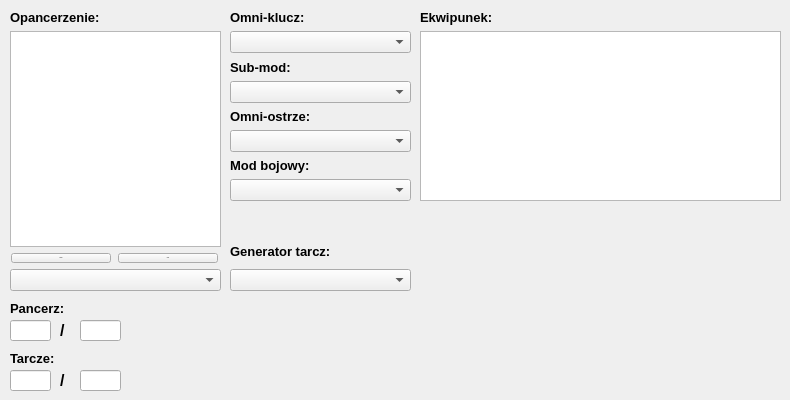
    <widget class="QWidget" name="tab_2">
     <attribute name="title">
      <string>Dodatkowe</string>
     </attribute>
     <widget class="QWidget" name="layoutWidget_4">
      <property name="geometry">
       <rect>
        <x>10</x>
        <y>10</y>
        <width>211</width>
        <height>281</height>
       </rect>
      </property>
      <layout class="QVBoxLayout" name="verticalLayout_5">
       <item>
        <widget class="QLabel" name="label_13">
         <property name="font">
          <font>
           <pointsize>10</pointsize>
           <weight>75</weight>
           <bold>true</bold>
          </font>
         </property>
         <property name="text">
          <string>Opancerzenie:</string>
         </property>
        </widget>
       </item>
       <item>
        <layout class="QVBoxLayout" name="verticalLayout_7">
         <item>
          <layout class="QVBoxLayout" name="verticalLayout_8">
           <item>
            <widget class="QListWidget" name="listWidget_armor">
             <property name="minimumSize">
              <size>
               <width>200</width>
               <height>0</height>
              </size>
             </property>
             <property name="toolTipDuration">
              <number>1</number>
             </property>
            </widget>
           </item>
           <item>
            <layout class="QHBoxLayout" name="horizontalLayout_8">
             <item>
              <widget class="QPushButton" name="pushButton_AddArmor">
               <property name="maximumSize">
                <size>
                 <width>100</width>
                 <height>16777215</height>
                </size>
               </property>
               <property name="font">
                <font>
                 <pointsize>-1</pointsize>
                </font>
               </property>
               <property name="text">
                <string>Dodaj</string>
               </property>
              </widget>
             </item>
             <item>
              <widget class="QPushButton" name="pushButton_RemoveArmor">
               <property name="maximumSize">
                <size>
                 <width>100</width>
                 <height>16777215</height>
                </size>
               </property>
               <property name="font">
                <font>
                 <pointsize>-1</pointsize>
                </font>
               </property>
               <property name="text">
                <string>Usuń</string>
               </property>
              </widget>
             </item>
            </layout>
           </item>
          </layout>
         </item>
         <item>
          <layout class="QHBoxLayout" name="horizontalLayout_9">
           <item>
            <widget class="QComboBox" name="comboBox_armor">
             <property name="maximumSize">
              <size>
               <width>16777215</width>
               <height>22</height>
              </size>
             </property>
             <property name="font">
              <font>
               <pointsize>10</pointsize>
              </font>
             </property>
             <property name="frame">
              <bool>true</bool>
             </property>
            </widget>
           </item>
          </layout>
         </item>
        </layout>
       </item>
      </layout>
     </widget>
     <widget class="QLineEdit" name="lineEdit_p1">
      <property name="geometry">
       <rect>
        <x>10</x>
        <y>320</y>
        <width>41</width>
        <height>21</height>
       </rect>
      </property>
     </widget>
     <widget class="QLabel" name="label_14">
      <property name="geometry">
       <rect>
        <x>10</x>
        <y>300</y>
        <width>209</width>
        <height>16</height>
       </rect>
      </property>
      <property name="font">
       <font>
        <pointsize>10</pointsize>
        <weight>75</weight>
        <bold>true</bold>
       </font>
      </property>
      <property name="text">
       <string>Pancerz:</string>
      </property>
     </widget>
     <widget class="QLabel" name="label_15">
      <property name="geometry">
       <rect>
        <x>10</x>
        <y>350</y>
        <width>209</width>
        <height>16</height>
       </rect>
      </property>
      <property name="font">
       <font>
        <pointsize>10</pointsize>
        <weight>75</weight>
        <bold>true</bold>
       </font>
      </property>
      <property name="text">
       <string>Tarcze:</string>
      </property>
     </widget>
     <widget class="QLabel" name="label_16">
      <property name="geometry">
       <rect>
        <x>60</x>
        <y>320</y>
        <width>16</width>
        <height>21</height>
       </rect>
      </property>
      <property name="font">
       <font>
        <pointsize>12</pointsize>
        <weight>75</weight>
        <bold>true</bold>
       </font>
      </property>
      <property name="text">
       <string>/</string>
      </property>
     </widget>
     <widget class="QLineEdit" name="lineEdit_p2">
      <property name="geometry">
       <rect>
        <x>80</x>
        <y>320</y>
        <width>41</width>
        <height>21</height>
       </rect>
      </property>
      <property name="styleSheet">
       <string notr="true">color: #ffa02f;
font: 75 10pt &quot;MS Shell Dlg 2&quot;;
</string>
      </property>
     </widget>
     <widget class="QLabel" name="label_17">
      <property name="geometry">
       <rect>
        <x>60</x>
        <y>370</y>
        <width>16</width>
        <height>21</height>
       </rect>
      </property>
      <property name="font">
       <font>
        <pointsize>12</pointsize>
        <weight>75</weight>
        <bold>true</bold>
       </font>
      </property>
      <property name="text">
       <string>/</string>
      </property>
     </widget>
     <widget class="QLineEdit" name="lineEdit_t2">
      <property name="geometry">
       <rect>
        <x>80</x>
        <y>370</y>
        <width>41</width>
        <height>21</height>
       </rect>
      </property>
      <property name="font">
       <font>
        <family>MS Shell Dlg 2</family>
        <pointsize>10</pointsize>
        <weight>9</weight>
        <italic>false</italic>
        <bold>false</bold>
       </font>
      </property>
      <property name="styleSheet">
       <string notr="true">color: rgb(17, 184, 255);
font: 75 10pt &quot;MS Shell Dlg 2&quot;;</string>
      </property>
     </widget>
     <widget class="QLineEdit" name="lineEdit_t1">
      <property name="geometry">
       <rect>
        <x>10</x>
        <y>370</y>
        <width>41</width>
        <height>21</height>
       </rect>
      </property>
     </widget>
     <widget class="QWidget" name="layoutWidget">
      <property name="geometry">
       <rect>
        <x>230</x>
        <y>10</y>
        <width>181</width>
        <height>191</height>
       </rect>
      </property>
      <layout class="QVBoxLayout" name="verticalLayout_9">
       <item>
        <widget class="QLabel" name="label_18">
         <property name="font">
          <font>
           <pointsize>10</pointsize>
           <weight>75</weight>
           <bold>true</bold>
          </font>
         </property>
         <property name="text">
          <string>Omni-klucz:</string>
         </property>
        </widget>
       </item>
       <item>
        <widget class="QComboBox" name="comboBox_omni">
         <property name="maximumSize">
          <size>
           <width>16777215</width>
           <height>22</height>
          </size>
         </property>
         <property name="font">
          <font>
           <pointsize>10</pointsize>
          </font>
         </property>
         <property name="frame">
          <bool>true</bool>
         </property>
        </widget>
       </item>
       <item>
        <widget class="QLabel" name="label_19">
         <property name="font">
          <font>
           <pointsize>10</pointsize>
           <weight>75</weight>
           <bold>true</bold>
          </font>
         </property>
         <property name="text">
          <string>Sub-mod:</string>
         </property>
        </widget>
       </item>
       <item>
        <widget class="QComboBox" name="comboBox_omni_mods">
         <property name="maximumSize">
          <size>
           <width>16777215</width>
           <height>22</height>
          </size>
         </property>
         <property name="font">
          <font>
           <pointsize>10</pointsize>
          </font>
         </property>
         <property name="frame">
          <bool>true</bool>
         </property>
        </widget>
       </item>
       <item>
        <widget class="QLabel" name="label_20">
         <property name="font">
          <font>
           <pointsize>10</pointsize>
           <weight>75</weight>
           <bold>true</bold>
          </font>
         </property>
         <property name="text">
          <string>Omni-ostrze:</string>
         </property>
        </widget>
       </item>
       <item>
        <widget class="QComboBox" name="comboBox_omniblade">
         <property name="maximumSize">
          <size>
           <width>16777215</width>
           <height>22</height>
          </size>
         </property>
         <property name="font">
          <font>
           <pointsize>10</pointsize>
          </font>
         </property>
         <property name="frame">
          <bool>true</bool>
         </property>
        </widget>
       </item>
       <item>
        <widget class="QLabel" name="label_21">
         <property name="font">
          <font>
           <pointsize>10</pointsize>
           <weight>75</weight>
           <bold>true</bold>
          </font>
         </property>
         <property name="text">
          <string>Mod bojowy:</string>
         </property>
        </widget>
       </item>
       <item>
        <widget class="QComboBox" name="comboBox_omniblade_mods">
         <property name="maximumSize">
          <size>
           <width>16777215</width>
           <height>22</height>
          </size>
         </property>
         <property name="font">
          <font>
           <pointsize>10</pointsize>
          </font>
         </property>
         <property name="frame">
          <bool>true</bool>
         </property>
        </widget>
       </item>
      </layout>
     </widget>
     <widget class="QWidget" name="layoutWidget">
      <property name="geometry">
       <rect>
        <x>420</x>
        <y>10</y>
        <width>361</width>
        <height>191</height>
       </rect>
      </property>
      <layout class="QVBoxLayout" name="verticalLayout_10">
       <item>
        <widget class="QLabel" name="label_22">
         <property name="font">
          <font>
           <pointsize>10</pointsize>
           <weight>75</weight>
           <bold>true</bold>
          </font>
         </property>
         <property name="text">
          <string>Ekwipunek:</string>
         </property>
        </widget>
       </item>
       <item>
        <widget class="QPlainTextEdit" name="plainTextEdit_equipment">
         <property name="backgroundVisible">
          <bool>false</bool>
         </property>
        </widget>
       </item>
      </layout>
     </widget>
     <widget class="QWidget" name="layoutWidget">
      <property name="geometry">
       <rect>
        <x>230</x>
        <y>240</y>
        <width>181</width>
        <height>51</height>
       </rect>
      </property>
      <layout class="QVBoxLayout" name="verticalLayout_11">
       <item>
        <widget class="QLabel" name="label_23">
         <property name="font">
          <font>
           <pointsize>10</pointsize>
           <weight>75</weight>
           <bold>true</bold>
          </font>
         </property>
         <property name="text">
          <string>Generator tarcz:</string>
         </property>
        </widget>
       </item>
       <item>
        <widget class="QComboBox" name="comboBox_shield">
         <property name="maximumSize">
          <size>
           <width>16777215</width>
           <height>22</height>
          </size>
         </property>
         <property name="font">
          <font>
           <pointsize>10</pointsize>
          </font>
         </property>
         <property name="frame">
          <bool>true</bool>
         </property>
        </widget>
       </item>
      </layout>
     </widget>
    </widget>
